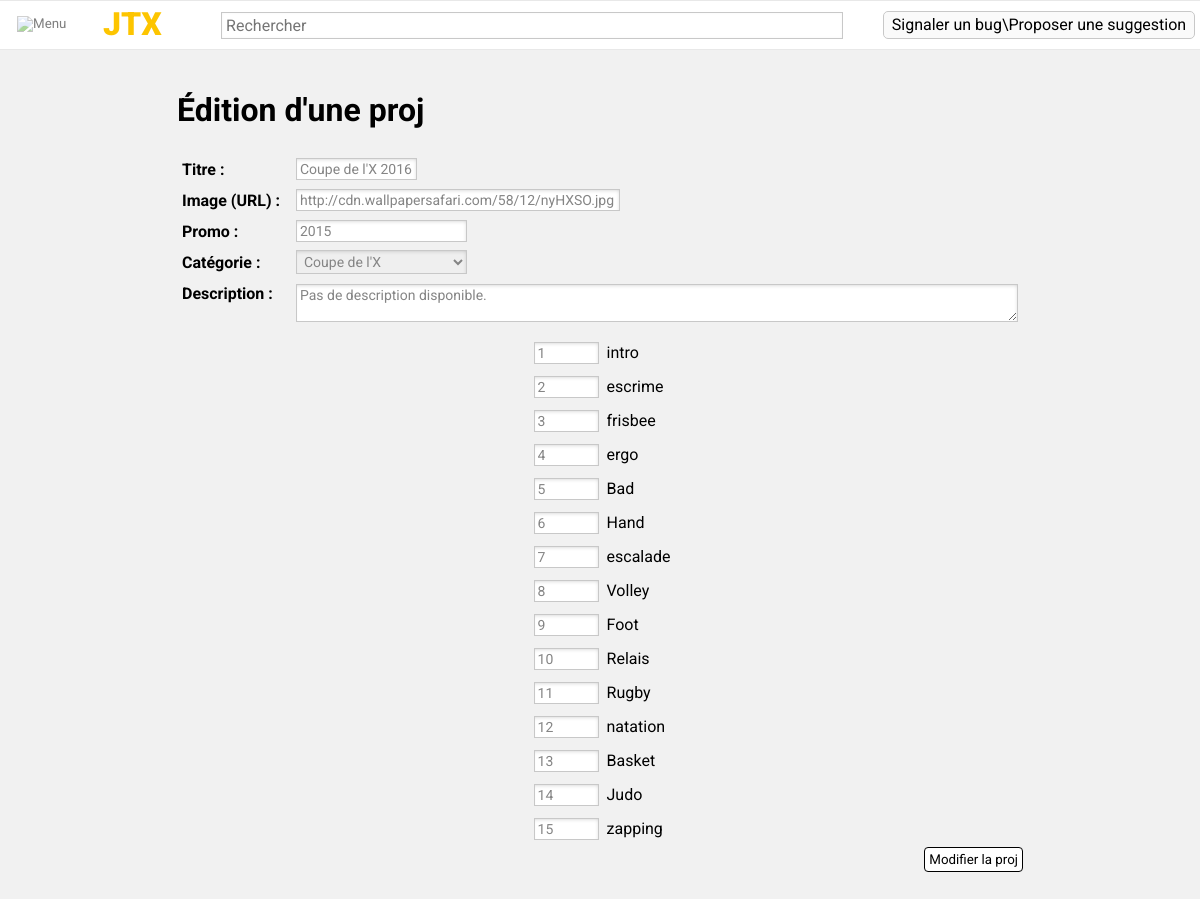
The app's page /edit_proj/77/ (signed in) with its own data.
### videos/models.py (models this page shows, shortened)
class Proj(models.Model):
    class Meta:
        ordering = ['-promo', '-date']
    titre = models.CharField(max_length=100)
    category = models.ForeignKey(Category)
    date = models.DateField(default=datetime.date.today)
    promo = models.IntegerField(default=2015)
    views = models.IntegerField(default=0)
    description = models.CharField(max_length=1000, default="Pas de description disponible.")
    image = models.CharField(max_length=2000, default="http://cdn.wallpapersafari.com/58/12/nyHXSO.jpg")

class Category(models.Model):
    titre = models.CharField(max_length=100)
    public = models.BooleanField(default=False)

class Relation_proj(models.Model):
    class Meta:
        ordering = ['ordre']
        unique_together = (('proj', 'video'),)
    proj = models.ForeignKey(Proj)
    video = models.ForeignKey(Video)
    ordre = models.IntegerField(default=0)

class Video(models.Model):
    class Meta:
        ordering = ['-date']
    titre = models.CharField(max_length=100)
    date = models.DateField(default=datetime.date.today)
    url = models.CharField(max_length=1000)
    views = models.IntegerField(default=0)
    category = models.ForeignKey(Category)
    duree = models.IntegerField(default=0)
    description = models.CharField(max_length=1000, default="Pas de description disponible.")

### videos/views/edit.py (the view, shortened to what this page needs)
# urls.py: url(r'^edit_proj/(?P<proj_id>[0-9]+)/$', views.edit_proj, name='edit_proj'),
def edit_proj(request, proj_id):
    context = {}
    if can_proj(request):
        p = get_object_or_404(Proj, pk=proj_id)
        post = request.POST
        context['p'] = p
        context['categories'] = Category.objects.all()
    else:
        context['message'] = "Accès interdit !"
    return render(request, 'edit_proj.html', context)

### videos/models.py (called while the page is built)
    @property
    def can_proj(self):
        return self.profil == '0'

### videos/views/edit.py (called while the page is built)
def can_proj(request):
    if request.user.is_authenticated:
        user = request.user
        return hasattr(user, 'utilisateur') and user.utilisateur.can_proj
    return False

### videos/templates/edit_proj.html (shortened to what this page needs)
{% extends 'base.html' %}
{% block body %}
<div class="container">
<h1>Édition d'une proj</h1>
{% if p %}
<form action="{% url 'edit_proj' p.id %}" metdod="post" class='edit_form'>
  <table class="table_edit_proj_haut" class="edit_video">
<tr>
  <th><label for="titre">Titre :</label></th>
  <td>  <input class="input_edit" id="titre" size="50" type="text" value="{{p.titre}}" onfocus="ffocus('titre')" onblur="defocus('titre')" name="titre"/></td>
</tr>
<tr>
  <th>  <label for="image">Image (URL) :<label></th>
  <td>
    <input class="input_edit" id="image" size="100" type="text" name="image" onfocus="ffocus('image')" onblur="defocus('image')" value="{{p.image}}"/></td>
</tr>
<tr>
  <th>  <label for="promo">Promo :<label></th>
  <td><input class="input_edit" id="promo" type="number" name="promo" value="{{p.promo}}" min="1991" max="2030" step="1"/></td>
</tr>
<tr>
  <th>  <label for="category">Catégorie :<label></th  >
  <td><select class="input_edit" name="category" id="cat_egory">
  {% for c in categories %}
      <option {% if p.category == c %} selected {% endif %} value="{{c.id}}">{{c.titre}}</option>
  {% endfor %}
  </select></td>
</tr>
<tr>
  <th class="col1"><label for="description">Description :</label><br>  </th>
  <th>    <textarea class="input_edit" id="description_edit" name="description">{{p.description}}</textarea></th>
</tr>
</table>
<table class="edit_proj_table_vid">
    {% for r in p.relation_proj_set.all %}
    <tr>
      <td><input class="input_edit" type="number" id="r_video_{{r.id}}" name ="r_video_{{r.id}}" value="{{r.ordre}}" max="999" min="-999"/></td>
      <td>  <label for="r_video_{{r.id}}">{{r.video.titre}}</label></td>
    </tr>
    {% endfor %}
</table>
<input type="submit" value="Modifier la proj" class="edit_bouton"/>
</form>
</div>
<div  style="display:hidden;">
</div>
{% endif %}
{% endblock %}

### videos/static/style.css (style rules this page uses)
* { font-family: Roboto; }
body { overflow-y:scroll; }
body { background-color: #f1f1f1; }
.input_edit { color:#858585; box-shadow: -1px 2px 5px -3px rgba(0, 0, 0, 0.3) inset; border-color:#c8c8c8; padding: 2px; padding-left: 3px; border-style: solid; border-width: 1px; font-size:14px; -webkit-transition: all 0.2s linear; -moz-transition: all 0.2s linear; transition: all 0.2s linear; }
.col1 { width: 110px; }
#description_edit { max-width: 930px; min-width:930px; }
.edit_bouton { display: inline-block; float: right; padding: 4px; border-radius: 4px; background-color: white; border-width: 1px; border-style: solid; }
.edit_form { padding-bottom: 28px; }
.edit_form th { vertical-align: top; padding-top: 5px; padding-bottom: 5px; }
.table_edit_proj_haut { padding: 2px; }
.table_edit_proj_haut td,th { text-align: left; }
.edit_proj_table_vid { margin: auto; }
.edit_proj_table_vid td { padding-left: 5px; padding-top: 5px; padding-bottom: 5px; }
@media screen and (max-width: 1350px)  and (min-width: 1000px) { #description_edit { max-width: 715px; min-width:715px; } }
@media screen and (max-width: 1350px)  and (min-width: 1000px) { .input_edit { max-width: 715px; } }

### records on screen
Proj: titre "Coupe de l'X 2016", image "http://cdn.wallpapersafari.com/58/12/nyHXSO.jpg", promo "2015", category "Coupe de l'X", description "Pas de description disponible."
Relation_proj: ordre "1", video.titre "intro"
Relation_proj: ordre "2", video.titre "escrime"
Relation_proj: ordre "3", video.titre "frisbee"
Relation_proj: ordre "4", video.titre "ergo"
Relation_proj: ordre "5", video.titre "Bad"
Relation_proj: ordre "6", video.titre "Hand"
Relation_proj: ordre "7", video.titre "escalade"
Relation_proj: ordre "8", video.titre "Volley"
Relation_proj: ordre "9", video.titre "Foot"
Relation_proj: ordre "10", video.titre "Relais"
Relation_proj: ordre "11", video.titre "Rugby"
Relation_proj: ordre "12", video.titre "natation"
Relation_proj: ordre "13", video.titre "Basket"
Relation_proj: ordre "14", video.titre "Judo"
Relation_proj: ordre "15", video.titre "zapping"
